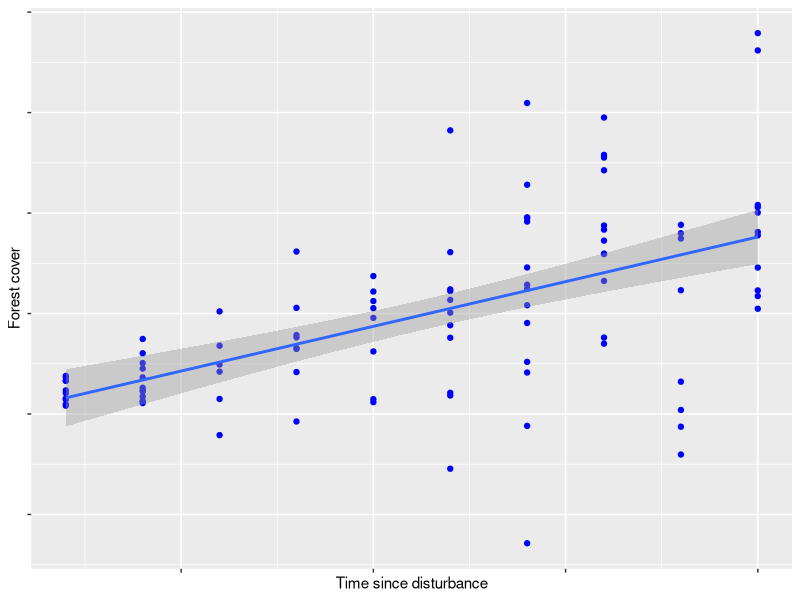
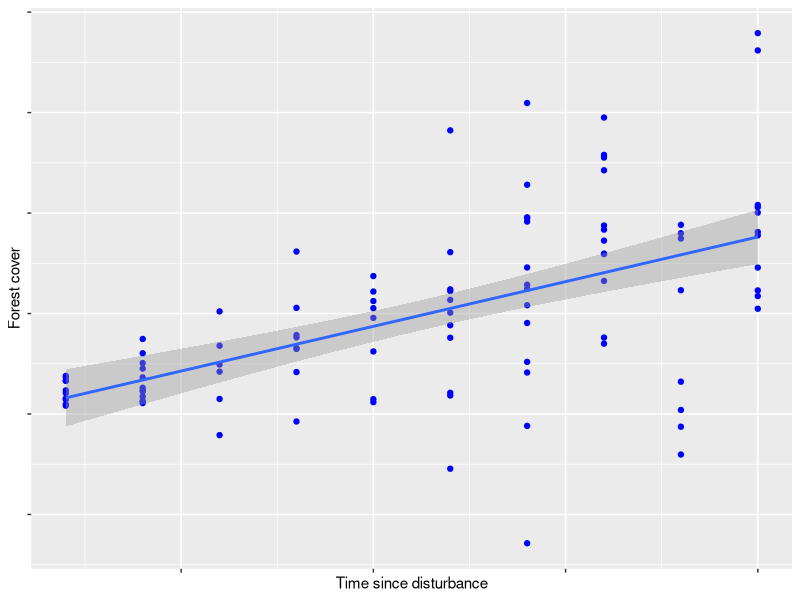

Write the R code that produced these figures, in order.
## ---- chunk 1
library(ggplot2)
n <- 100; a = 1; b = 0.15; sigma2 = 5; x = sample(seq(10, 100, 10), 100, replace = TRUE)
set.seed(111)
eps = rnorm(n, mean = 0, sd = sqrt(sigma2)) 
y <- a + b*x + eps*(0.05*x)

ggplot() + aes(x, y) + geom_point(colour = "blue") + stat_smooth(method = lm, formula = y ~ x, geom = "smooth") + xlab("Time since disturbance") + ylab("Forest cover") + theme(axis.text = element_blank())

ggsave(filename = "reg-plot.png", width = 2.5, height = 1.8) 

